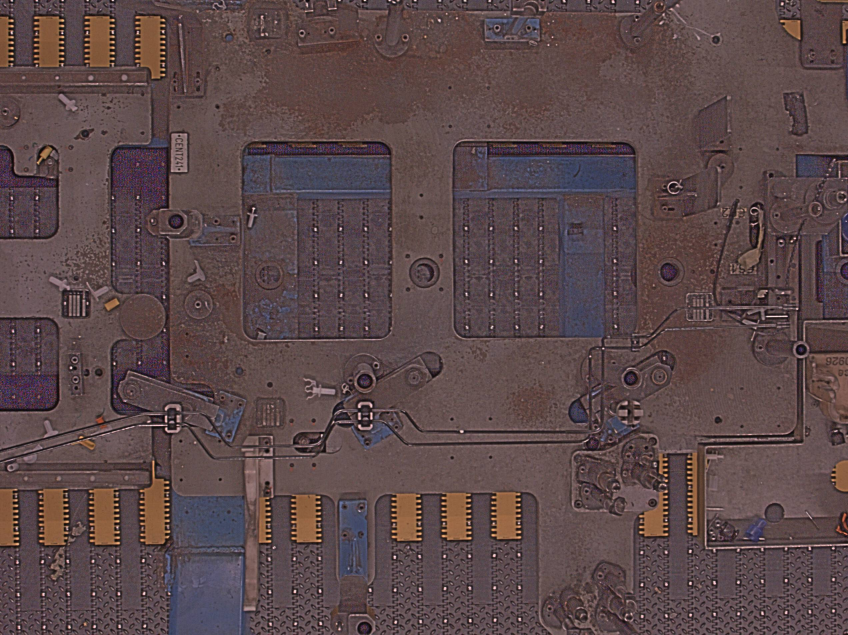
#> input picture Exemple_electrique.jpg, 2544 x 1904 px (shown at 1/3 size)
$ python -i classifier.py   (imports and definitions only)
#> lines starting #> are read from the running program, lines starting #| are printed output that depends on the picture
import numpy as np
from PIL import Image
from pathlib import Path
from typing import Dict, List, Tuple, Optional

THUMB_SIZE = (128, 128)
GRAY_SIZE = (16, 16)
GRAD_SIZE = 64
GRAD_GRID = 8
HIST_BINS = 16

WEIGHT_COLOR = 5.0
WEIGHT_STRUCT = 1.0
WEIGHT_TEXTURE = 2.0


def extract_signature(image_path: Path | str) -> np.ndarray:
#> called with image_path = 'Exemple_electrique.jpg'
    img = Image.open(str(image_path)).convert("RGB")
#> img is the input picture: PIL image 2544x1904 RGB; mean R, G, B 91.1, 72.1, 73.5

    # Feature 1: RGB color histogram (16 bins × 3 channels = 48 values)
    arr = np.array(img.resize(THUMB_SIZE, Image.LANCZOS), dtype=np.float32)
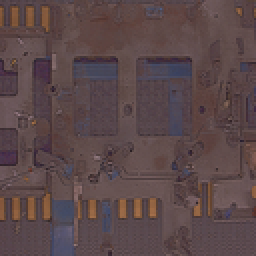
#> arr: shape (128, 128, 3) float32 (shown 2 times larger); mean R, G, B 91.1, 72.1, 73.5
    hist = np.concatenate([
        np.histogram(arr[:, :, c], bins=HIST_BINS, range=(0, 256))[0]
        for c in range(3)
    ]).astype(np.float32)
#> hist = 48 values, max 10655 at index 20, min 0 at index 0, mean 1024
    hist /= hist.sum() + 1e-8
#> hist = 48 values, max 0.217 at index 20, min 0 at index 0, mean 0.0208

    # Feature 2: grayscale structure thumbnail (16×16 = 256 values)
    gray = np.array(
        img.resize(GRAY_SIZE, Image.LANCZOS).convert("L"), dtype=np.float32
    ).flatten() / 255.0
#> gray = 256 values, max 0.369 at index 206, min 0.239 at index 66, mean 0.306

    # Feature 3: gradient texture — block mean+std on 8×8 grid (128 values)
    g = np.array(
        img.resize((GRAD_SIZE, GRAD_SIZE), Image.LANCZOS).convert("L"), dtype=np.float32
    )
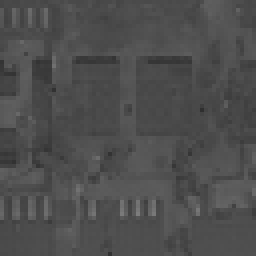
#> g: shape (64, 64) float32 (shown 4 times larger); min 47, max 125, mean 78
    gx = g[:, 1:] - g[:, :-1]   # (64, 63)
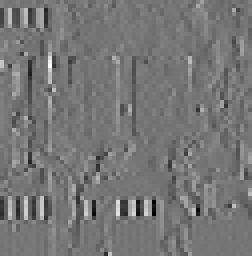
#> gx: shape (64, 63) float32 (shown 4 times larger); min -45, max 52, mean 0; drawn with min black and max white
    gy = g[1:, :] - g[:-1, :]   # (63, 64)
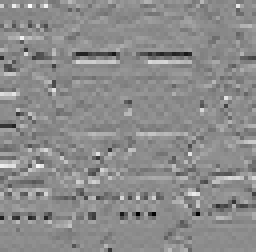
#> gy: shape (63, 64) float32 (shown 4 times larger); min -40, max 33, mean 0; drawn with min black and max white
    grad = np.sqrt(gx[:-1, :] ** 2 + gy[:, :-1] ** 2)  # (63, 63)
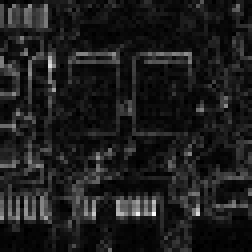
#> grad: shape (63, 63) float32 (shown 4 times larger); min 0, max 59.55, mean 6.7; drawn with min black and max white
    n = grad.shape[0]
#> n = 63
    bh = bw = n // GRAD_GRID
#> bh = 7; bw = 7
    texture = []
    for i in range(GRAD_GRID):
        for j in range(GRAD_GRID):
            block = grad[i * bh:(i + 1) * bh, j * bw:(j + 1) * bw]
            if block.size == 0:
                texture.extend([0.0, 0.0])
                continue
            texture.extend([block.mean(), block.std()])
#> after the loop, texture = 128 values, max 19.53 at index 120, min 1.12 at index 59, mean 6.49
    texture = np.array(texture, dtype=np.float32)
    texture /= texture.max() + 1e-8
#> texture = 128 values, max 1 at index 120, min 0.0573 at index 59, mean 0.332

    return np.concatenate([
        hist * WEIGHT_COLOR,
        gray * WEIGHT_STRUCT,
        texture * WEIGHT_TEXTURE,
    ])


def cosine_distance(a: np.ndarray, b: np.ndarray) -> float:
    na, nb = np.linalg.norm(a), np.linalg.norm(b)
    if na == 0 or nb == 0:
        return 1.0
    return float(1.0 - np.dot(a, b) / (na * nb))


def build_references(examples: Dict[str, List[str]]) -> Dict[str, np.ndarray]:
    """Compute mean signature per class from one or more example images."""
    refs = {}
    for cls, paths in examples.items():
        sigs = [extract_signature(p) for p in paths]
        refs[cls] = np.mean(sigs, axis=0)
    return refs


def classify(
    signature: np.ndarray,
    references: Dict[str, np.ndarray],
    threshold: float = 0.30,
    ambiguity_margin: float = 0.05,
) -> Tuple[Optional[str], str, float, str, float]:
    """
    Returns (decision, best_class, best_score, runner_up_class, runner_up_score).
    decision is None when photo goes to unknown.
    """
    scores = {cls: cosine_distance(signature, ref) for cls, ref in references.items()}
    ranked = sorted(scores.items(), key=lambda x: x[1])

    best_cls, best_score = ranked[0]
    runner_cls, runner_score = ranked[1] if len(ranked) > 1 else ("N/A", 1.0)

    if best_score > threshold:
        return None, best_cls, best_score, runner_cls, runner_score

    if len(ranked) > 1 and (runner_score - best_score) < ambiguity_margin:
        return None, best_cls, best_score, runner_cls, runner_score

    return best_cls, best_cls, best_score, runner_cls, runner_score

>>> result = extract_signature('Exemple_electrique.jpg')
#> result = 432 values, max 2 at index 424, min 0 at index 0, mean 0.39
